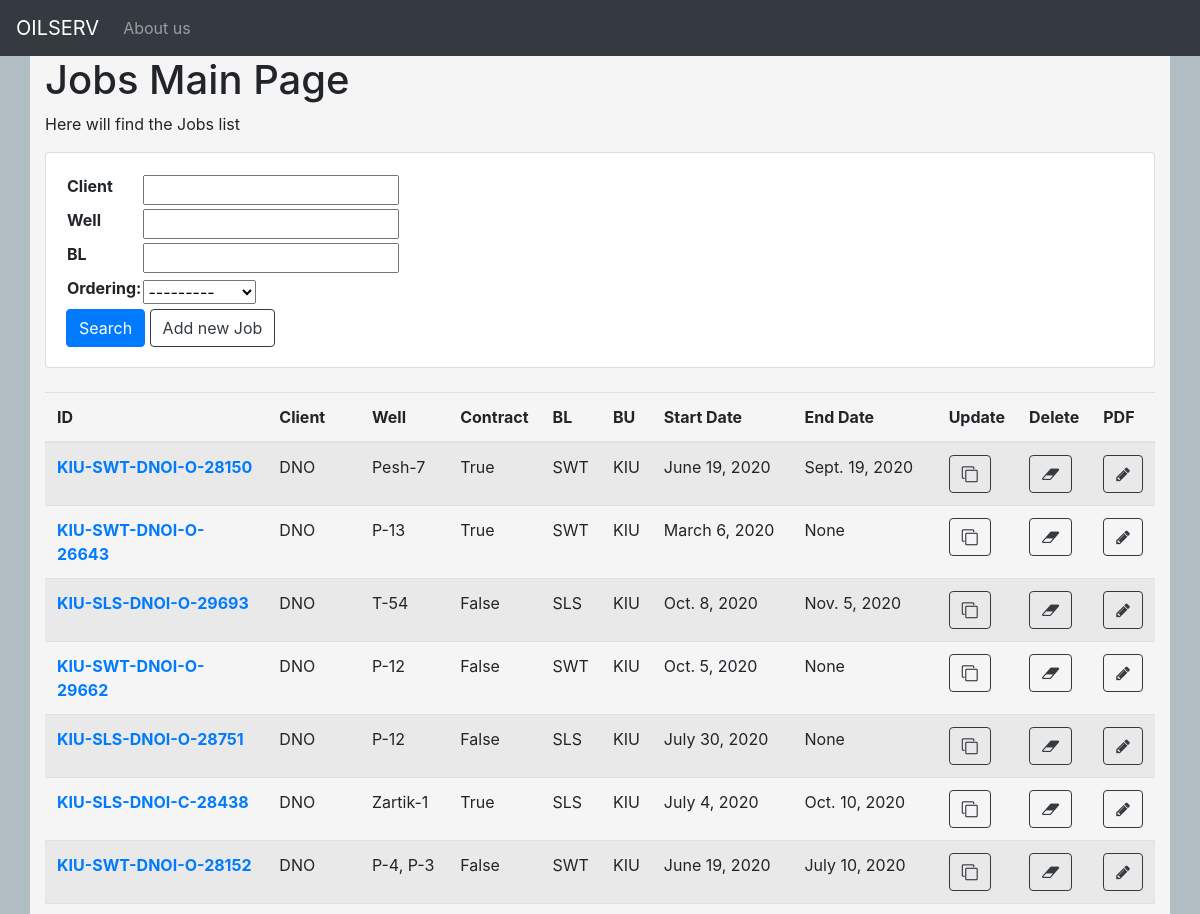
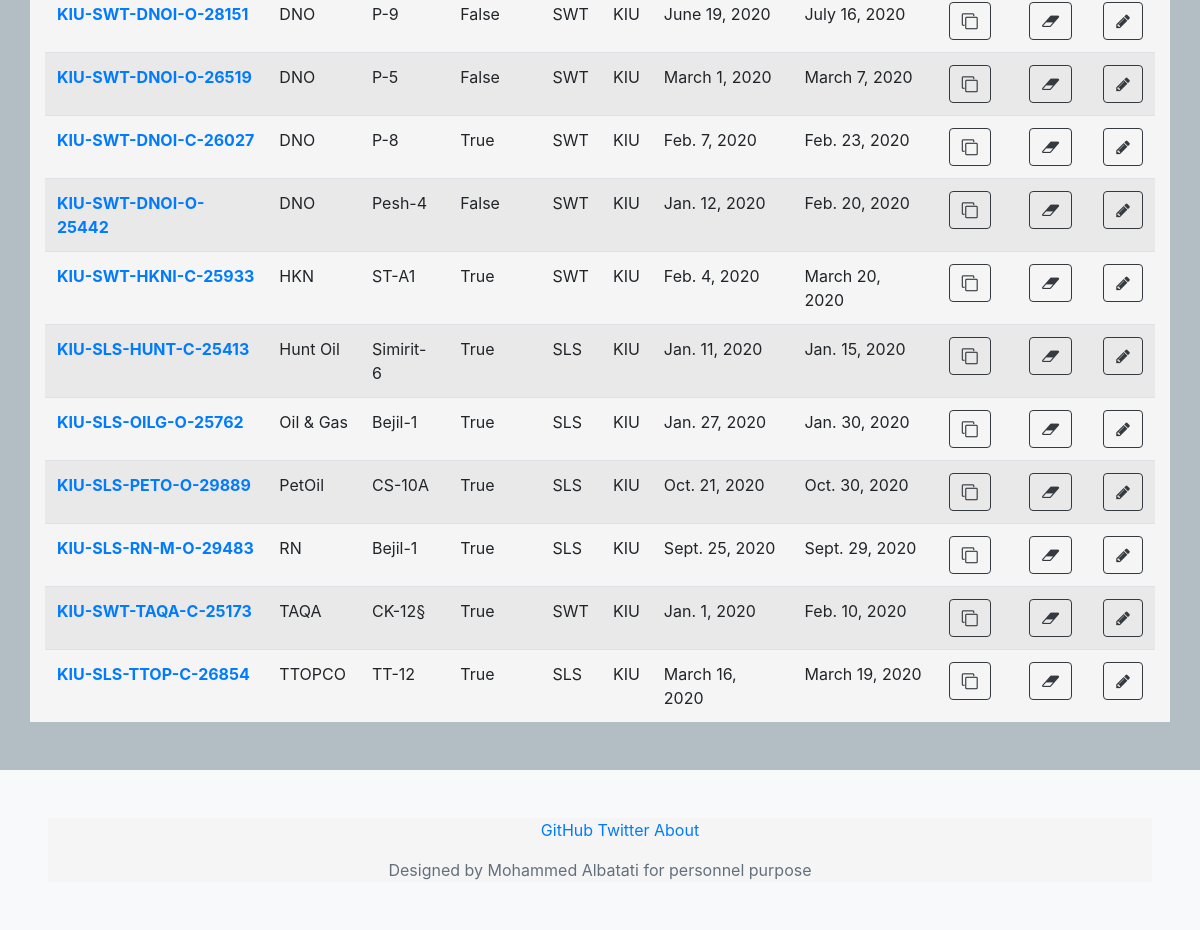
The app's page /Jobs/ with its own data (2 pictures, top to bottom).
### Jobs/models.py (models this page shows, shortened)
class JobsDB(models.Model):
    JOBID = models.CharField(max_length = 20 ,unique=True,blank=False)
    client = models.CharField(max_length=255,blank=False)
    field = models.CharField(max_length=255,blank=True, null=True)
    well = models.CharField(max_length=255,blank=False, null=True)
    country = models.CharField(max_length=255,blank=False,default='Iraq')
    BU = models.CharField(max_length= 3, default='KIU', null=True, blank=True)
    BL = models.CharField(max_length= 3, default='SWT', null=True, blank=True)
    description = models.CharField(max_length= 800, blank=True, null=True)
    isContract = models.BooleanField(default=True, null=True, blank=True)
    startDate = models.DateField(null=True, blank=True)
    endDate = models.DateField(blank=True,null=True)
    image = models.ImageField(null=True, blank=True)
    updated = models.DateTimeField(auto_now_add=True,blank=True)
    created = models.DateTimeField(auto_now_add=True, blank=True)
    class Meta:
        ordering = ['client']

### Jobs/views.py (the view)
# urls.py: path('', views.JobsHomePage.as_view(), name='jobs'),
class JobsHomePage(ListView):
    template_name = 'Jobs/jobs_page.html'
    queryset = JobsDB.objects.all()
    context_object_name = 'jobs_all'
    def get_context_data(self, **kwargs):
        context = super().get_context_data(**kwargs)
        context['filter'] = Jobsfilter(self.request.GET, queryset=self.queryset)
        return context

### Jobs/templates/Jobs/jobs_page.html (shortened to what this page needs)
{% extends 'base.html' %}
{% load static %}
{% block body_block %}
<h1>Jobs Main Page</h1>
<p>Here will find the Jobs list </p>
<div class="row">
	<div class="col">
		<div class="card card-body" >
			<form  method="GET" >
				<table>
					{{ filter.form.as_table}}
				</table>
				<button type="submit" class="btn btn-primary" >Search</button>
				<a class="btn btn-outline-dark" href="{% url 'jobs_new' %}">Add new Job</a>
			</form>
		</div>
	</div>
</div>
<br>
<table class="table table-striped">
	<thead>
		<tr>
			<th scope="col">ID</th>
			<th scope="col">Client</th>
			<th scope="col">Well</th>
			<th scope="col">Contract</th>
			<th scope="col">BL</th>
			<th scope="col">BU</th>
			<th scope="col">Start Date</th>
			<th scope="col">End Date</th>
			<th scope="col">Update</th>
			<th scope="col">Delete</th>
			<th scope="col">PDF</th>
		</tr>
	</thead>
	<tbody>
		{% for fa in filter.qs %}
		<tr>
			<th scope="row"> <a href="{% url 'jobs_detail' pk=fa.pk  %}">{{ fa.JOBID }}</a></th>
			<td>{{ fa.client  }}</td>
			<td>{{ fa.well  }}</td>
			<td>{{ fa.isContract }}</td>
			<td>{{ fa.BL }}</td>
			<td>{{ fa.BU}}</td>
			<td>{{ fa.startDate}}</td>
			<td>{{ fa.endDate}}</td>
			<td><a href="{% url 'jobs_update' pk=fa.pk  %}" class="btn btn-outline-dark"> <span class="fa fa-clone"></a></td>
			<td><a href="{% url 'jobs_delete' pk=fa.pk  %}"class="btn btn-outline-dark"><span class="fa fa-eraser">  </a></td>
			<td><a href="{% url 'pdf_job_view' pk=fa.pk  %}"class="btn btn-outline-dark"><span class="fa fa-pencil"></a></td>
		</tr>
		{% endfor %}
	</tbody>
</table >
{% endblock %}

### static/css/style.css (style rules this page uses)
body { background-color: #b2bec3; }

### records on screen
JobsDB: JOBID "KIU-SWT-DNOI-O-28150", client "DNO", well "Pesh-7", isContract "True", BL "SWT", BU "KIU", startDate "June 19, 2020", endDate "Sept. 19, 2020"
JobsDB: JOBID "KIU-SWT-DNOI-O-26643", client "DNO", well "P-13", isContract "True", BL "SWT", BU "KIU", startDate "March 6, 2020", endDate "None"
JobsDB: JOBID "KIU-SLS-DNOI-O-29693", client "DNO", well "T-54", isContract "False", BL "SLS", BU "KIU", startDate "Oct. 8, 2020", endDate "Nov. 5, 2020"
JobsDB: JOBID "KIU-SWT-DNOI-O-29662", client "DNO", well "P-12", isContract "False", BL "SWT", BU "KIU", startDate "Oct. 5, 2020", endDate "None"
JobsDB: JOBID "KIU-SLS-DNOI-O-28751", client "DNO", well "P-12", isContract "False", BL "SLS", BU "KIU", startDate "July 30, 2020", endDate "None"
JobsDB: JOBID "KIU-SLS-DNOI-C-28438", client "DNO", well "Zartik-1", isContract "True", BL "SLS", BU "KIU", startDate "July 4, 2020", endDate "Oct. 10, 2020"
JobsDB: JOBID "KIU-SWT-DNOI-O-28152", client "DNO", well "P-4, P-3", isContract "False", BL "SWT", BU "KIU", startDate "June 19, 2020", endDate "July 10, 2020"
JobsDB: JOBID "KIU-SWT-DNOI-O-28151", client "DNO", well "P-9", isContract "False", BL "SWT", BU "KIU", startDate "June 19, 2020", endDate "July 16, 2020"
JobsDB: JOBID "KIU-SWT-DNOI-O-26519", client "DNO", well "P-5", isContract "False", BL "SWT", BU "KIU", startDate "March 1, 2020", endDate "March 7, 2020"
JobsDB: JOBID "KIU-SWT-DNOI-C-26027", client "DNO", well "P-8", isContract "True", BL "SWT", BU "KIU", startDate "Feb. 7, 2020", endDate "Feb. 23, 2020"
JobsDB: JOBID "KIU-SWT-DNOI-O-25442", client "DNO", well "Pesh-4", isContract "False", BL "SWT", BU "KIU", startDate "Jan. 12, 2020", endDate "Feb. 20, 2020"
JobsDB: JOBID "KIU-SWT-HKNI-C-25933", client "HKN", well "ST-A1", isContract "True", BL "SWT", BU "KIU", startDate "Feb. 4, 2020", endDate "March 20, 2020"
JobsDB: JOBID "KIU-SLS-HUNT-C-25413", client "Hunt Oil", well "Simirit-6", isContract "True", BL "SLS", BU "KIU", startDate "Jan. 11, 2020", endDate "Jan. 15, 2020"
JobsDB: JOBID "KIU-SLS-OILG-O-25762", client "Oil & Gas", well "Bejil-1", isContract "True", BL "SLS", BU "KIU", startDate "Jan. 27, 2020", endDate "Jan. 30, 2020"
JobsDB: JOBID "KIU-SLS-PETO-O-29889", client "PetOil", well "CS-10A", isContract "True", BL "SLS", BU "KIU", startDate "Oct. 21, 2020", endDate "Oct. 30, 2020"
JobsDB: JOBID "KIU-SLS-RN-M-O-29483", client "RN", well "Bejil-1", isContract "True", BL "SLS", BU "KIU", startDate "Sept. 25, 2020", endDate "Sept. 29, 2020"
JobsDB: JOBID "KIU-SWT-TAQA-C-25173", client "TAQA", well "CK-12§", isContract "True", BL "SWT", BU "KIU", startDate "Jan. 1, 2020", endDate "Feb. 10, 2020"
JobsDB: JOBID "KIU-SLS-TTOP-C-26854", client "TTOPCO", well "TT-12", isContract "True", BL "SLS", BU "KIU", startDate "March 16, 2020", endDate "March 19, 2020"
